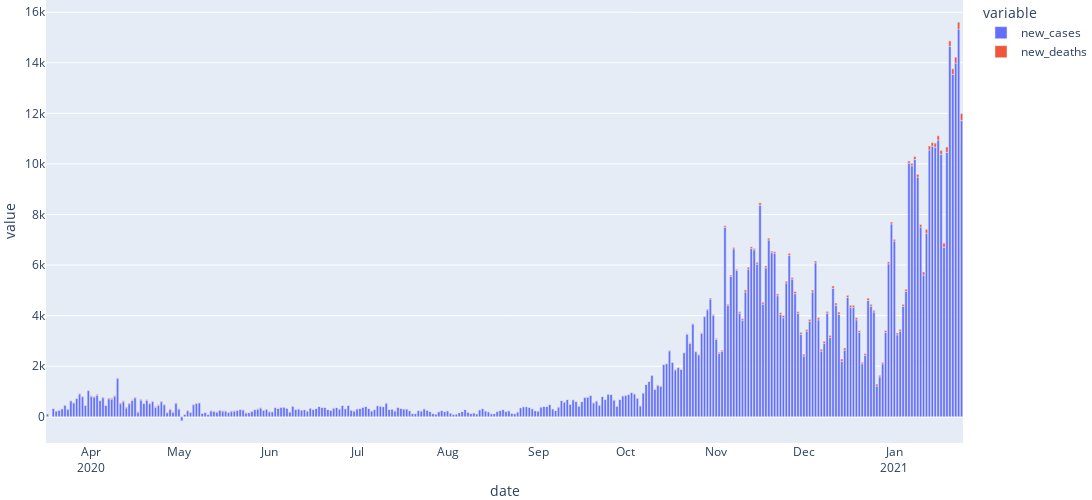

Notebook code for this chart:
### Code cell
prtb_2_bar = b_2_bar(df= prt_dd, x= prt_dd['date'], y=prt_dd.columns, title= 'PRT covid deaths')

### Figure 1 — Plotly figure (JSON) as saved in the notebook; plotly's stock layout.template omitted (floating-point values rounded to 4 significant figures; data arrays with more than 128 entries replaced by an {"elided": "..."} marker saying what was removed)
{"data": [{"alignmentgroup": "True", "hovertemplate": "variable=new_cases<br>date=%{x}<br>value=%{y}<extra></extra>", "legendgroup": "new_cases", "marker": {"color": "#636efa"}, "name": "new_cases", "offsetgroup": "new_cases", "orientation": "v", "showlegend": true, "textposition": "auto", "type": "bar", "x": {"elided": "314 str values"}, "xaxis": "x", "y": {"elided": "314 int values"}, "yaxis": "y"}, {"alignmentgroup": "True", "hovertemplate": "variable=new_deaths<br>date=%{x}<br>value=%{y}<extra></extra>", "legendgroup": "new_deaths", "marker": {"color": "#EF553B"}, "name": "new_deaths", "offsetgroup": "new_deaths", "orientation": "v", "showlegend": true, "textposition": "auto", "type": "bar", "x": {"elided": "314 str values"}, "xaxis": "x", "y": {"elided": "314 int values"}, "yaxis": "y"}], "layout": {"autosize": false, "barmode": "relative", "height": 500, "legend": {"title": {"text": "variable"}, "tracegroupgap": 0}, "margin": {"b": 0, "l": 0, "r": 0, "t": 0}, "title": {"text": "PRT covid deaths"}, "width": 5000, "xaxis": {"anchor": "y", "domain": [0, 1], "dtick": "M1", "tickformat": "%b\n%Y", "title": {"text": "date"}}, "yaxis": {"anchor": "x", "domain": [0, 1], "title": {"text": "value"}}}}
